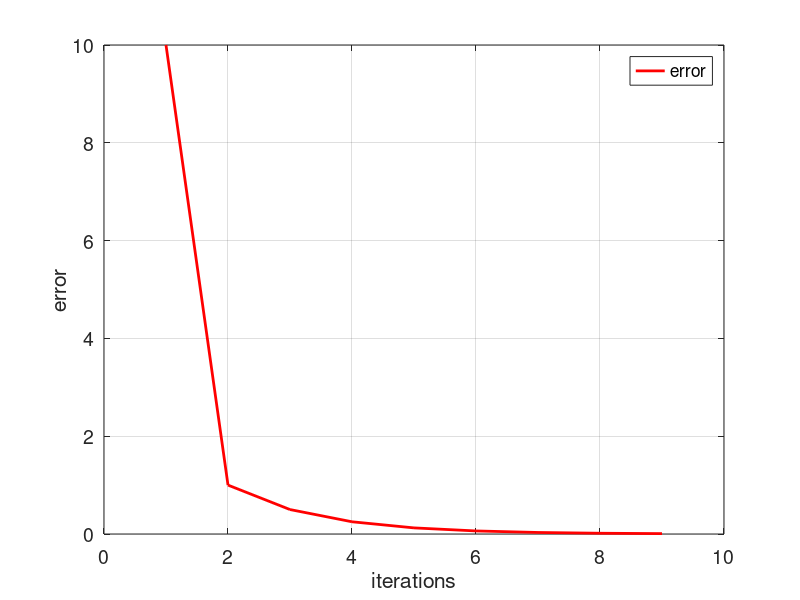

The MATLAB script that drew this image:
xl=0;
xu=2;
i=1;
e(i)=10;

while(e(i)>0.01)
    
xr=(xl+xu)/2;

g_xl=xl^2-2;
g_xr=xr^2-2;
g_xu=xu^2-2;


if(g_xl*g_xr<0)
    xu=xr;
    e(i+1)=abs(xr-xl)
end


if(g_xu*g_xr<0)
    xl=xr;
    e(i+1)=abs(xu-xr)
    
end

i=i+1;


if(g_xu*g_xr==0)
    xr=xr
end
end
tamanio=size(e);
ite=1:1:tamanio(2);
figure('DefaultAxesFontSize',14)
set(gcf,'color','white');
plot(ite,e,'color',[1 0 0],'linewidth',2);
grid on
xlabel('iterations')
ylabel('error')
legend('error')


